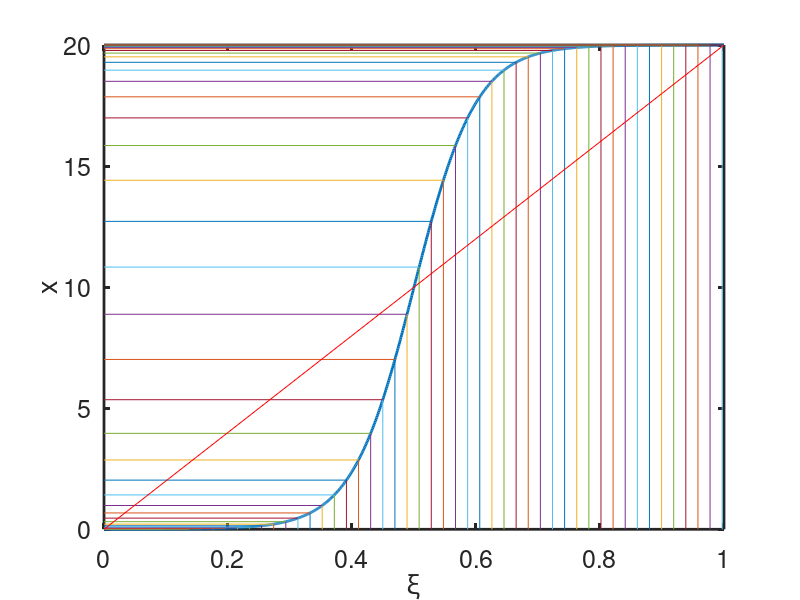

Recreate this plot in MATLAB.
%---------------------------------------------------------------------%
% A program to test 1D grid refinement.
% adapted from page 2 of 
% https://www3.nd.edu/~gtryggva/CFD-Course/2011-Lecture-25.pdf
% rlbarnett c3149416 160119
%---------------------------------------------------------------------%

% sets xmax
L = 20.0; 

% for internal layer calculation
% sign change at xc
xc = L/2.0; 

% "strength": concentrates points either at the centre of the domain (A>0)
% or at the boundaries of the domain (A<0)
A = -5.0;

% root order
ro = 1.2;

% initialise xi parameter array
% spacing in the centre currently is 0.5*dx
smax = 1.0;
smin = 0.0;
% s = smin:2*2.4e-4:smax; 
s = linspace(smin,smax,1024);

% length of the x parameter, i.e. the number of points
n = length(s);

% calculate the x values from xi
% x = L*((s).^(ro));
% x = exp(s.^1.5) - smax;
% x = L*s+A*(xc-L*s).*s.*(1-s);
x = xc*(1.0 - tanh(A*(1.0 - 2.0*s))./tanh(A));

% plots x as a funtion of xi
figure(1);
plot(s,x,'LineWidth',2);
hold on

% loop plots the lines along x(xi), visually shows dx sizing effectively
for ii=1:round(n/50):n
% for ii=1:n
    
    plot([s(ii),s(ii)],[0.0, x(ii)]);
    plot([0.0,s(ii)],[x(ii), x(ii)]);
    
end

% plot parameters/labels
xlabel('\xi','Fontsize',18) 
ylabel('x','Fontsize',18)
set(gca,'Box','on'); 
set(gca,'Fontsize',18, 'LineWidth',2)
plot([smin,smax],[0,L],'r')
% text(0.05,L-0.1,['A=',num2str(A),...
% ' x=',num2str(xc)],'Fontsize',18)

hold off;
